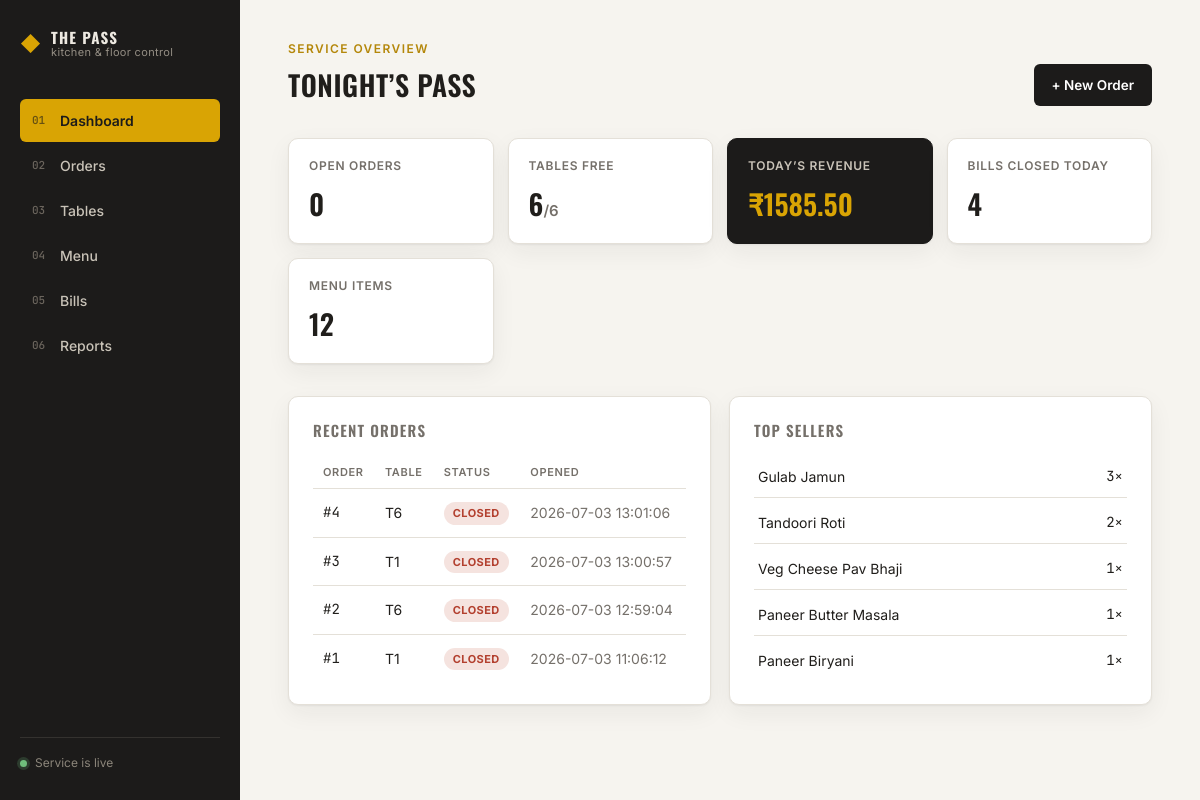
The page / on the database its author committed.
### tables this page shows
CREATE TABLE orders (
            order_id    INTEGER PRIMARY KEY AUTOINCREMENT,
            table_id    INTEGER NOT NULL,
            status      TEXT NOT NULL DEFAULT 'open',
            created_at  TEXT NOT NULL,
            closed_at   TEXT,
            FOREIGN KEY (table_id) REFERENCES tables (table_id)
        );

CREATE TABLE tables (
            table_id    INTEGER PRIMARY KEY AUTOINCREMENT,
            label       TEXT NOT NULL,
            capacity    INTEGER NOT NULL,
            status      TEXT NOT NULL DEFAULT 'free'
        );

CREATE TABLE menu (
            item_id     INTEGER PRIMARY KEY AUTOINCREMENT,
            name        TEXT NOT NULL,
            category    TEXT NOT NULL,
            price       REAL NOT NULL,
            available   INTEGER NOT NULL DEFAULT 1
        );

### app.py (the view)
@app.route("/")
def dashboard():
    db = get_db()
    today = datetime.date.today().isoformat()
    open_orders = db.execute(
        "SELECT COUNT(*) FROM orders WHERE status='open'"
    ).fetchone()[0]
    free_tables = db.execute(
        "SELECT COUNT(*) FROM tables WHERE status='free'"
    ).fetchone()[0]
    total_tables = db.execute("SELECT COUNT(*) FROM tables").fetchone()[0]
    today_revenue = db.execute(
        "SELECT COALESCE(SUM(total), 0) FROM bills WHERE created_at LIKE ?",
        (today + "%",),
    ).fetchone()[0]
    today_bills = db.execute(
        "SELECT COUNT(*) FROM bills WHERE created_at LIKE ?", (today + "%",)
    ).fetchone()[0]
    menu_items = db.execute("SELECT COUNT(*) FROM menu").fetchone()[0]
    top_items = db.execute("""
        SELECT m.name, SUM(oi.quantity) as qty
        FROM order_items oi JOIN menu m ON oi.item_id = m.item_id
        GROUP BY m.name ORDER BY qty DESC LIMIT 5
    """).fetchall()
    recent_orders = db.execute("""
        SELECT o.order_id, t.label, o.status, o.created_at
        FROM orders o JOIN tables t ON o.table_id = t.table_id
        ORDER BY o.order_id DESC LIMIT 6
    """).fetchall()
    db.close()
    return render_template(
        "dashboard.html",
        open_orders=open_orders,
        free_tables=free_tables,
        total_tables=total_tables,
        today_revenue=today_revenue,
        today_bills=today_bills,
        menu_items=menu_items,
        top_items=top_items,
        recent_orders=recent_orders,
    )

### database.py (called while the page is built)
def get_db():
    conn = sqlite3.connect(DB_FILE)
    conn.row_factory = sqlite3.Row
    conn.execute("PRAGMA foreign_keys = ON")
    return conn

### templates/dashboard.html (shortened to what this page needs)
{% extends "base.html" %}
{% block content %}
<header class="page-head">
  <div>
    <span class="eyebrow">Service overview</span>
    <h1>Tonight&rsquo;s pass</h1>
  </div>
  <a href="{{ url_for('orders') }}" class="btn btn-primary">+ New Order</a>
</header>
<section class="stat-grid">
  <div class="stat-card">
    <span class="stat-label">Open orders</span>
    <span class="stat-value">{{ open_orders }}</span>
  </div>
  <div class="stat-card">
    <span class="stat-label">Tables free</span>
    <span class="stat-value">{{ free_tables }}<small>/{{ total_tables }}</small></span>
  </div>
  <div class="stat-card stat-accent">
    <span class="stat-label">Today&rsquo;s revenue</span>
    <span class="stat-value mono">&#8377;{{ "%.2f"|format(today_revenue) }}</span>
  </div>
  <div class="stat-card">
    <span class="stat-label">Bills closed today</span>
    <span class="stat-value">{{ today_bills }}</span>
  </div>
  <div class="stat-card">
    <span class="stat-label">Menu items</span>
    <span class="stat-value">{{ menu_items }}</span>
  </div>
</section>
<section class="split-grid">
  <div class="panel">
    <h2>Recent orders</h2>
    {% if recent_orders %}
      <table class="table">
        <thead><tr><th>Order</th><th>Table</th><th>Status</th><th>Opened</th></tr></thead>
        <tbody>
          {% for o in recent_orders %}
          <tr onclick="window.location='{{ url_for('order_detail', order_id=o['order_id']) }}'">
            <td class="mono">#{{ o['order_id'] }}</td>
            <td>{{ o['label'] }}</td>
            <td><span class="pill pill-{{ 'open' if o['status']=='open' else 'closed' }}">{{ o['status'] }}</span></td>
            <td class="muted">{{ o['created_at'] }}</td>
          </tr>
          {% endfor %}
        </tbody>
      </table>
    {% else %}
      <p class="empty">No orders yet. Fire up service from the Orders page.</p>
    {% endif %}
  </div>
  <div class="panel">
    <h2>Top sellers</h2>
    {% if top_items %}
      <ol class="rank-list">
        {% for item in top_items %}
        <li><span>{{ item['name'] }}</span><span class="mono">{{ item['qty'] }}&times;</span></li>
        {% endfor %}
      </ol>
    {% else %}
      <p class="empty">Sales data will appear here once orders start closing out.</p>
    {% endif %}
  </div>
</section>
{% endblock %}

### templates/base.html (shortened to what this page needs)
<!DOCTYPE html>
<html lang="en">
<head>
<link rel="stylesheet" href="{{ url_for('static', filename='css/style.css') }}">
</head>
<body>
<div class="shell">
  <aside class="rail">
    <div class="rail-brand">
      <span class="rail-brand-mark">&#9670;</span>
      <div class="rail-brand-text">
        <strong>THE&nbsp;PASS</strong>
        <small>kitchen &amp; floor control</small>
      </div>
    </div>
    <nav class="rail-nav">
      <a href="{{ url_for('dashboard') }}" class="{{ 'active' if request.endpoint == 'dashboard' }}">
        <span class="rail-num">01</span> Dashboard
      </a>
      <a href="{{ url_for('orders') }}" class="{{ 'active' if request.endpoint in ['orders','order_detail'] }}">
        <span class="rail-num">02</span> Orders
      </a>
      <a href="{{ url_for('tables') }}" class="{{ 'active' if request.endpoint == 'tables' }}">
        <span class="rail-num">03</span> Tables
      </a>
      <a href="{{ url_for('menu') }}" class="{{ 'active' if request.endpoint == 'menu' }}">
        <span class="rail-num">04</span> Menu
      </a>
      <a href="{{ url_for('bills') }}" class="{{ 'active' if request.endpoint in ['bills','bill_detail'] }}">
        <span class="rail-num">05</span> Bills
      </a>
      <a href="{{ url_for('reports') }}" class="{{ 'active' if request.endpoint == 'reports' }}">
        <span class="rail-num">06</span> Reports
      </a>
    </nav>
    <div class="rail-foot">
      <span class="dot-live"></span> Service is live
    </div>
  </aside>
  <main class="stage">
    {% block content %}{% endblock %}
  </main>
</div>
</body>
</html>

### rows shown on the page
orders: order_id "4", label "T6", status "CLOSED", created_at "2026-07-03 13:01:06"
orders: order_id "3", label "T1", status "CLOSED", created_at "2026-07-03 13:00:57"
orders: order_id "2", label "T6", status "CLOSED", created_at "2026-07-03 12:59:04"
orders: order_id "1", label "T1", status "CLOSED", created_at "2026-07-03 11:06:12"
menu: name "Gulab Jamun", qty "3"
menu: name "Tandoori Roti", qty "2"
menu: name "Veg Cheese Pav Bhaji", qty "1"
menu: name "Paneer Butter Masala", qty "1"
menu: name "Paneer Biryani", qty "1"

### other values the page prints
{{ open_orders }} "0"
{{ free_tables }} "6"
{{ total_tables }} "6"
{{ "%.2f"|format(today_revenue) }} "1585.50"
{{ today_bills }} "4"
{{ menu_items }} "12"
